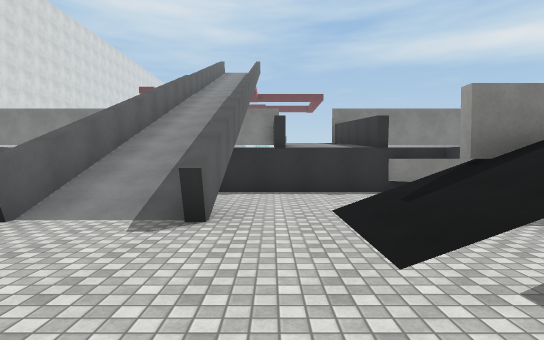
[1] (above)

16 first-person views from a walk through a scene from a Unity 3-D project. The camera is 1.5 m above the floor, tilts 2° down and sees 80° across. The floor is counted in squares, 2 m on a side. Each view is taken from the middle of a square. On the plan, view 1 faces up. The plan holds only what a view shows up to about 11 squares ahead; the rest is blank. The place goes on beyond the plan. The player is left out. Surface patterns are stand-ins for the level's own textures.

[2]
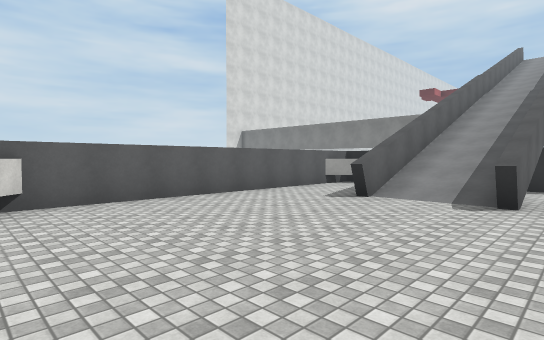

[3]
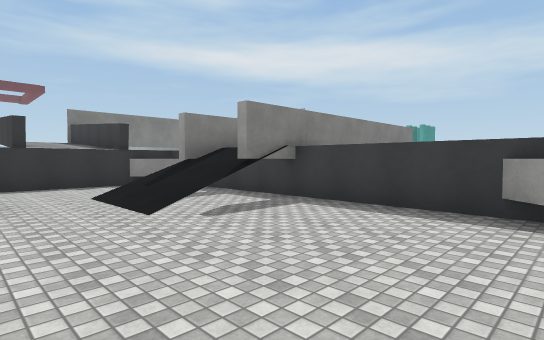

[4]
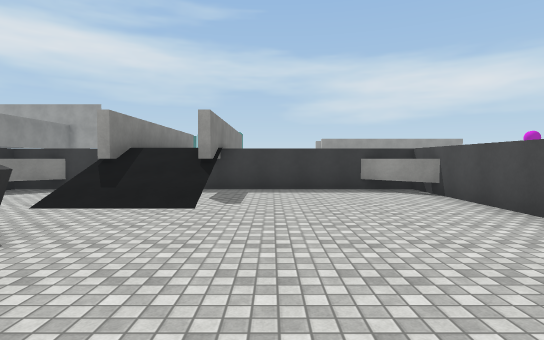

[5]
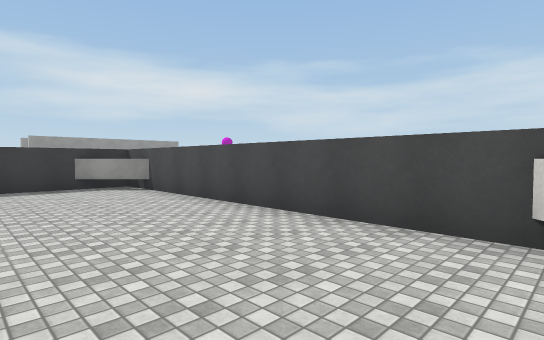

[6]
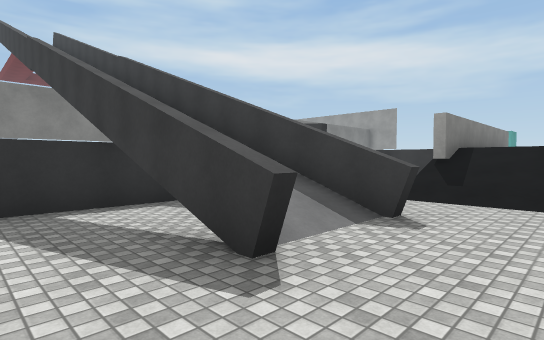

[7]
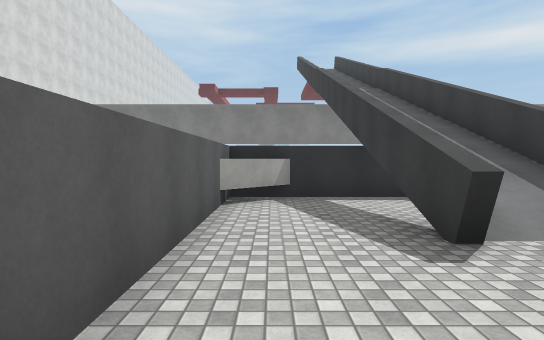

[8]
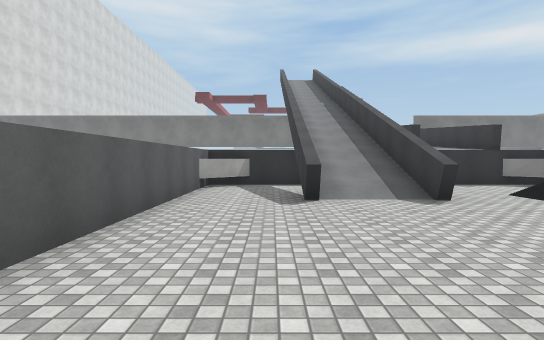

[9]
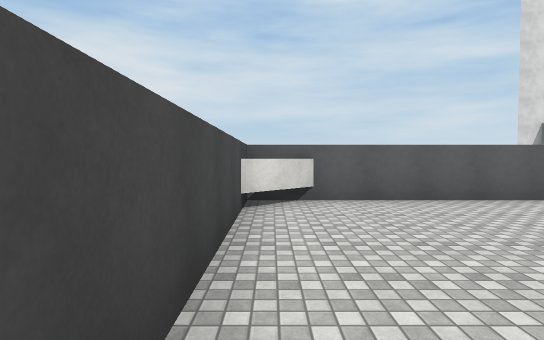

[10]
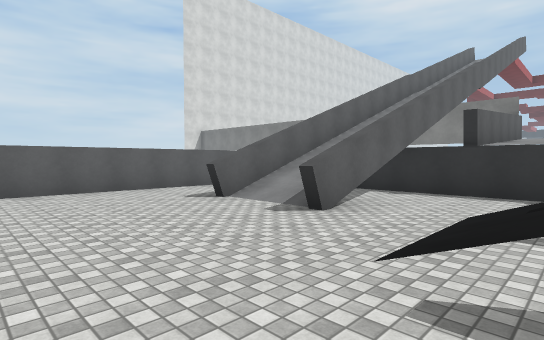

[11]
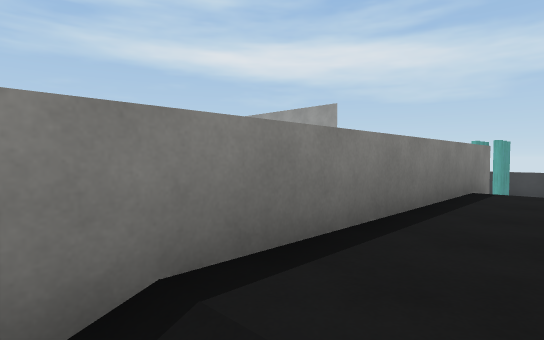

[12]
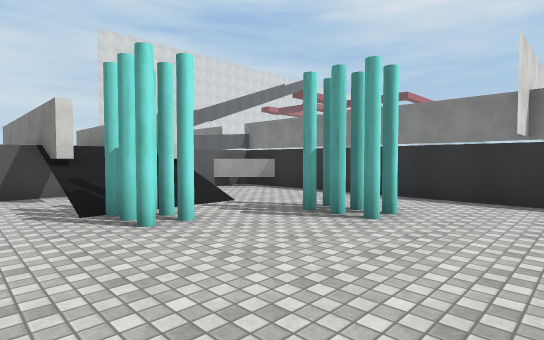

[13]
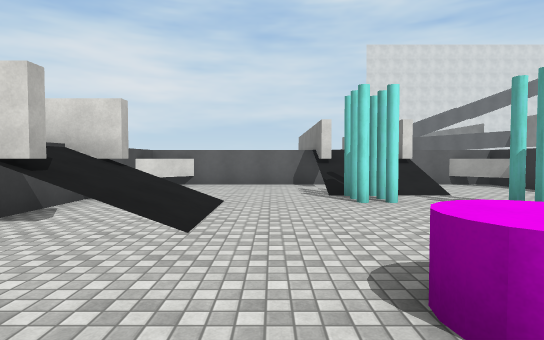

[14]
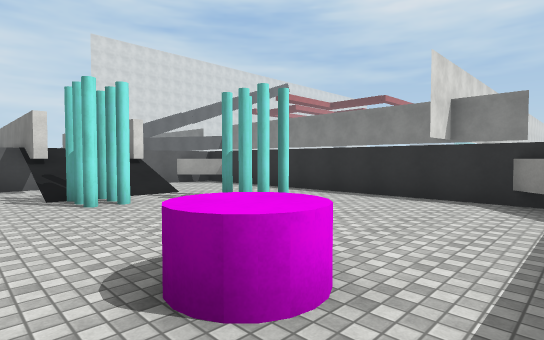

[15]
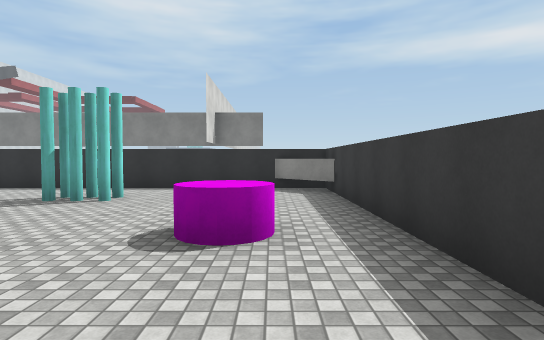

[16]
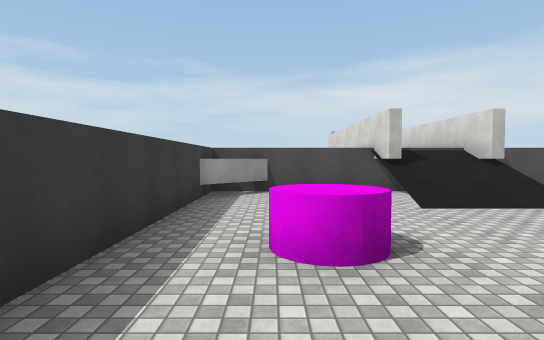

### Floor plan
Key: @ floor where view 1 was taken; # wall or solid block; . main floor; : floor 2 m higher than the main floor; / step, stairs or slope; = window, fence, low wall or low ledge; ^ raised ledge; C cyan cylinder; Y cylinder.
Columns run from 6 left of view 1 to 19 right of it. Each row starts with its distance up from view 1.
  8   #######      ##########
  7 #^.......^#   ##........##
  6 #..#/#....#   #..........#
  5 #..#/#....##  #....CC....#
  4 #..#/#.//==:::^=//.......#
  3 #......///::::://CC......#
  2 #......//#=^^^^#//....Y..#
  1 #.........#   #..........#
  0 #.....@...#   #....//....#
 -1 #.........#   #....//....#
 -2 #^.......^#    ^  #/=...^
 -3  ##########     ##=  ####
 -4                      =
 -5                      =
 -6                      =

Positions as (right, up) in squares from view 1, and headings:
1: (0, 0), facing up
2: (0, -2), facing up-left
3: (-1, -2), facing up-right
4: (-4, 1), facing right
5: (-5, 1), facing down-right
6: (-5, 2), facing up-right
7: (-5, 1), facing up
8: (-4, -2), facing up
9: (0, -2), facing left
10: (2, 0), facing up-left
11: (3, 3), facing up-right
12: (16, 1), facing up-left
13: (18, 1), facing left
14: (18, 1), facing up-left
15: (17, -1), facing up
16: (17, 5), facing down
